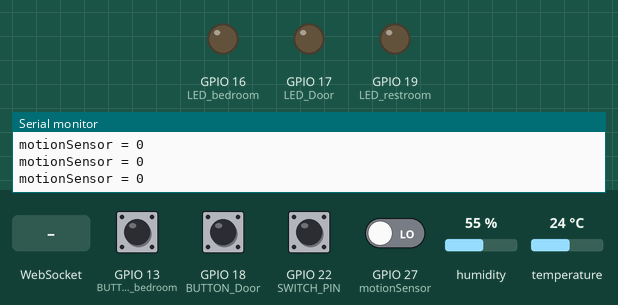
Bench run of a sketch on a simulated ESP32. On the bench: output pins drawn as LEDs (lit = HIGH), the last lines printed to the serial monitor. Dashed ring = blinking. The inputs (shaded band) are chosen by the test bench; at power-on: GPIO 13 (BUTTON_bedroom), GPIO 18 (BUTTON_Door), GPIO 22 (SWITCH_PIN) HIGH, GPIO 27 (motionSensor) LOW, temperature 24 °C, humidity 55 %. WiFi joins after 1.5 s; servers stay silent unless stated.

Above: at 6.7 s.
6.8 s: temperature set to 29.4 °C
8.7 s: temperature set to 30.5 °C
At 10.5 s:
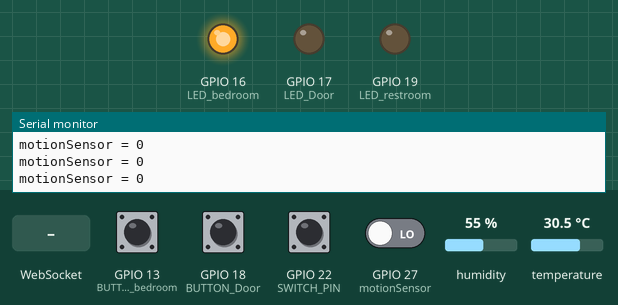
11.0 s: GPIO 27 (motionSensor) driven HIGH
At 11.4 s:
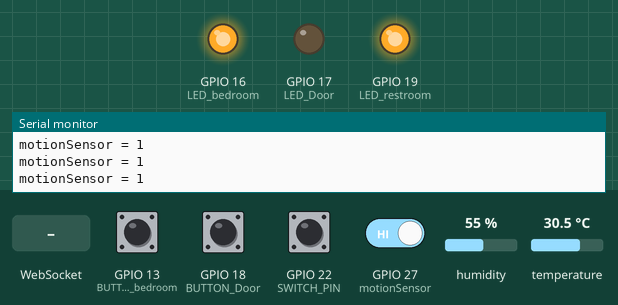
12.5 s: WebSocket text "1" received
At 13.2 s:
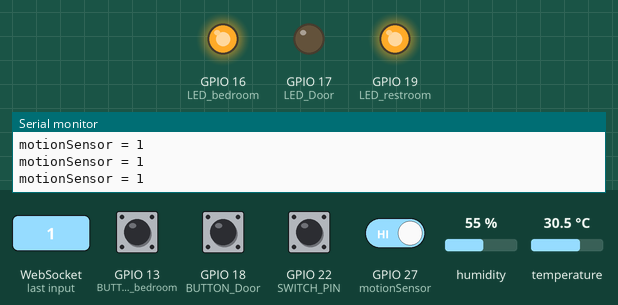
14.0 s: GPIO 18 (BUTTON_Door) pulled LOW for 0.15 s
At 14.07 s:
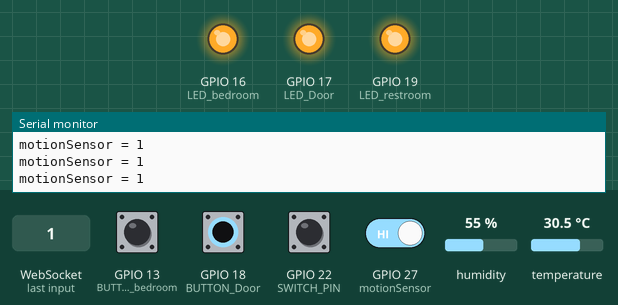
15.6 s: GPIO 13 (BUTTON_bedroom) pulled LOW for 1 s
At 17.3 s:
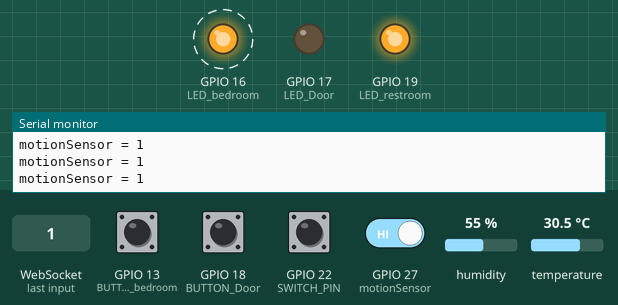
Timing chart, 0 to 18.8 s (numbered marks = the images above; inputs shaded):
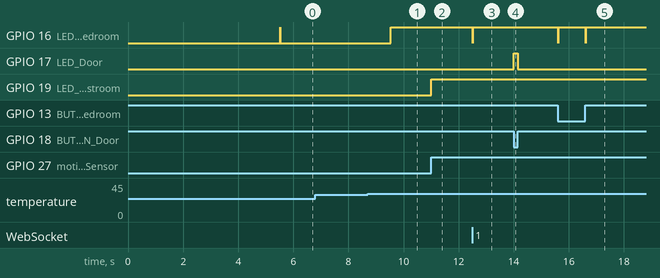

The sketch:

magnetswitch.ino
```cpp
#include "DHT.h"
#include <Arduino.h>
#include <string>
#include <WiFi.h>
#include <WiFiMulti.h>
#include <ArduinoJson.h>
#include <WiFiClientSecure.h>
#include <WebSocketsClient.h>
#define timeSeconds 10
#define SWITCH_PIN 22 // ESP32 pin connected to the reed switch
#define LED_Door 17
#define LED_restroom 19
#define LED_bedroom 16
#define BUTTON_bedroom 13
#define BUTTON_Door 18
#define DHTPIN 4
#define DHTTYPE DHT22
#define motionSensor 27
#define USE_SERIAL Serial
hw_timer_t *timer = NULL;
volatile bool ledState = false;
// variables will change:
WiFiMulti WiFiMulti;
WebSocketsClient webSocket;

int led_state_Door = LOW;   // the current state of LED
int button_state_Door;      // the current state of button
int last_button_state_Door; // the previous state of button
int button_state_bedroom;   // the current state of button
int last_button_state_bedroom;
int switchstate = false;
// the current state of LED
// int button_state_restroom;       // the current state of button
// int last_button_state_restroom;  // the previous state of button
// settle global delay for system
unsigned long previousMillis = 0;
unsigned long previousMillis_restroom = 0;
unsigned long interval = 1000; // interval at which to blink (milliseconds)
unsigned long restroom_interval = 8000;
int led_restroom_state = 0;
float pretemp = 0;
int Flag1 = 99999;
int Flag2 = 99999;
int CurentState1 = 99999;
int CurentState2 = 99999;

int prevValue = 99999;
int prevValue1 = 99999;

// constants won't change :
DHT dht(DHTPIN, DHTTYPE);
unsigned long lastTrigger = 0;
boolean startTimer = false;
boolean motion = false;
void timerIsr()
{
  static unsigned long last_time = millis();
  if (millis() - last_time > 1000)
  {
    last_time = millis();
    webSocket.sendTXT("{\"type\":\"ping\"}\n");
  }
}
void hexdump(const void *mem, uint32_t len, uint8_t cols = 16)
{
  const uint8_t *src = (const uint8_t *)mem;
  USE_SERIAL.printf("\n[HEXDUMP] Address: 0x%08X len: 0x%X (%d)", (ptrdiff_t)src, len, len);
  for (uint32_t i = 0; i < len; i++)
  {
    if (i % cols == 0)
    {
      USE_SERIAL.printf("\n[0x%08X] 0x%08X: ", (ptrdiff_t)src, i);
    }
    USE_SERIAL.printf("%02X ", *src);
    src++;
  }
  USE_SERIAL.printf("\n");
}
void webSocketEvent(WStype_t type, uint8_t *payload, size_t length)
{

  switch (type)
  {
  case WStype_DISCONNECTED:
    USE_SERIAL.printf("[WSc] Disconnected!\n");
    break;
  case WStype_CONNECTED:
    USE_SERIAL.printf("[WSc] Connected to url: %s\n", payload);

    // send message to server when Connected

    break;
  case WStype_TEXT:
  {

    DynamicJsonDocument doc(1024);

    // Deserialize the JSON document
    DeserializationError error = deserializeJson(doc, payload);
    // Test if parsing succeeds.
    if (error)
    {
      Serial.print(F("deserializeJson() failed: "));
      Serial.println(error.f_str());
      return;
    }
    // Fetch values.

    // print all json to test
    // serializeJsonPretty(doc, Serial);
    Serial.println();
    // get type of message
    // get id of message
    const char *id = doc["id"];
    // get device1 of message
    int device1 = doc["device1"];
    // get device2 of message
    int device2 = doc["device2"];
    // get device3 of message
    int device3 = doc["device3"];
    // get device4 of message
    int device4 = doc["device4"];
    // get device5 of message
    int device5 = doc["device5"];
    // get device6 of message
    int device6 = doc["device6"];
    // Serial.println(id);

    // SWITCH_PIN
    if (device1 == 1)
    {
      digitalWrite(LED_Door, HIGH);
      // digitalWrite(SWITCH_PIN, HIGH)
      //  switchstate = true;
      CurentState2 = 1;
    }
    else if (device1 == 0)
    {

      digitalWrite(LED_Door, LOW);
      // digitalWrite(SWITCH_PIN, LOW)
      CurentState2 = 0;
    }

    if (device2 == 1)
    {
      digitalWrite(LED_bedroom, HIGH);
      CurentState1 = 1;
    }
    else if (device2 == 0)
    {
      digitalWrite(LED_bedroom, LOW);
      CurentState1 = 0;
    }
    // send message to server

    // webSocket.sendTXT("message here");
  }

  break;
  case WStype_BIN:
    // // USE_SERIAL.printf("[WSc] get binary length: %u\n", length);
    // // // hexdump(payload, length);

    // // // send data to server
    // // // webSocket.sendBIN(payload, length);
    break;
  case WStype_PING:
    // pong will be send automatically
    USE_SERIAL.printf("[WSc] get ping\n");
    break;
  case WStype_PONG:
    // answer to a ping we send
    USE_SERIAL.printf("[WSc] get pong\n");
    break;
  case WStype_ERROR:
  case WStype_FRAGMENT_TEXT_START:
  case WStype_FRAGMENT_BIN_START:
  case WStype_FRAGMENT:
  case WStype_FRAGMENT_FIN:
    break;
  }
}
// Checks if motion was detected, sets LED HIGH and starts a timer
void IRAM_ATTR detectsMovement()
{
  digitalWrite(LED_restroom, HIGH);
  // webSocket.sendTXT("{ \"type\": \"message\",\"id\": \"gqlck\",\"device3\":1}");
  startTimer = true;
  lastTrigger = millis();
}

void setup()
{
  Serial.begin(115200); // initialize serial communication at 9600 bits per second
  Serial.print("Connecting to WiFi");
  WiFi.begin("36 lau 2", "0345616001");
  while (WiFi.status() != WL_CONNECTED)
  {
    delay(100);
    Serial.print(".");
  }
  Serial.println(" Connected!");
  for (uint8_t t = 4; t > 0; t--)
  {
    USE_SERIAL.printf("[SETUP] BOOT WAIT %d...\n", t);
    USE_SERIAL.flush();
    delay(1000);
  };

  // server address, port and URL
  webSocket.begin("159.223.71.166", 8120, "/", "gqlck");

  // event handler
  webSocket.onEvent(webSocketEvent);

  // use HTTP Basic Authorization this is optional remove if not needed
  // webSocket.setAuthorization("user", "Password");

  // try ever 5000 again if connection has failed
  webSocket.setReconnectInterval(5000);
  // Door setup
  pinMode(SWITCH_PIN, INPUT_PULLUP); // initialize digital pin as an input.
  pinMode(LED_Door, OUTPUT);         // set ESP32 pin to output mode
  pinMode(BUTTON_Door, INPUT_PULLUP);
  button_state_Door = digitalRead(BUTTON_Door);
  // restroom setup
  pinMode(motionSensor, INPUT_PULLUP);
  //  attachInterrupt(digitalPinToInterrupt(motionSensor), detectsMovement, RISING); // Set motionSensor pin as interrupt, assign interrupt function and set RISING mode
  pinMode(LED_restroom, OUTPUT); // set ESP32 pin to output mode
  digitalWrite(LED_restroom, LOW);
  // bed room setup
  dht.begin();
  pinMode(BUTTON_bedroom, INPUT_PULLUP);
  pinMode(LED_bedroom, OUTPUT);
  // timer setup
}
void loop()
{
  // read the state of the reed switch
  float h = dht.readHumidity();
  float T = dht.readTemperature();
  int switchState = digitalRead(SWITCH_PIN);
  delay(10);
  last_button_state_Door = button_state_Door;
  button_state_Door = digitalRead(BUTTON_Door);
  last_button_state_bedroom = button_state_bedroom;
  button_state_bedroom = digitalRead(BUTTON_bedroom);
  unsigned long now = millis();

  // Door scenario
  if (pretemp == 0)
  {
    pretemp = T;
    webSocket.sendTXT("{ \"type\": \"message\",\"id\": \"gqlck\",\"device4\": " + String(T) + "}");
  }
  else if (pretemp != T && pretemp != 0)
  {
    pretemp = T;
    webSocket.sendTXT("{ \"type\": \"message\",\"id\": \"gqlck\",\"device4\": " + String(T) + "}");
  }
  if (Flag1 == 99999)
  {
    Flag1 = switchState;
    webSocket.sendTXT("{ \"type\": \"message\",\"id\": \"gqlck\",\"device5\": " + String(switchState) + "}");
  }
  else if (Flag1 != switchState && Flag1 != 99999)
  {
    Flag1 = switchState;
    webSocket.sendTXT("{ \"type\": \"message\",\"id\": \"gqlck\",\"device5\": " + String(switchState) + "}");
  }
  if (Flag2 == 99999)
  {
    Flag2 = digitalRead(motionSensor);
    webSocket.sendTXT("{ \"type\": \"message\",\"id\": \"gqlck\",\"device6\": " + String(digitalRead(motionSensor)) + "}");
  }
  else if (Flag2 != digitalRead(motionSensor) && Flag2 != 99999)
  {
    Flag2 = digitalRead(motionSensor);
    if (digitalRead(motionSensor) == 1)
    {
      digitalWrite(LED_restroom, HIGH); // turn on LED

      webSocket.sendTXT("{ \"type\": \"message\",\"id\": \"gqlck\",\"device3\":1}");
    }
    else
    {
      digitalWrite(LED_restroom, LOW); // turn on LED

      webSocket.sendTXT("{ \"type\": \"message\",\"id\": \"gqlck\",\"device3\":0}");
    }
    webSocket.sendTXT("{ \"type\": \"message\",\"id\": \"gqlck\",\"device6\": " + String(digitalRead(motionSensor)) + "}");
  }

  // print out the state of motionSensor:
  printf("motionSensor = %d\n", digitalRead(motionSensor));

  //  if (switchState == HIGH || button_state_Door == LOW) { // if door is open or button is pressed
  //
  //    digitalWrite(LED_Door, HIGH); // turn on LED
  //
  //  } else if((switchState == HIGH || button_state_Door == HIGH)) {
  //
  //    digitalWrite(LED_Door, LOW); // turn on LED

  //
  //  }
  //  ///End Door scenario
  //
  //  ///Bedroom scenario
  if (prevValue1 == 99999)
  {
    prevValue1 = digitalRead(BUTTON_Door);
  }
  else if (prevValue1 != digitalRead(BUTTON_Door) && prevValue1 != 99999)
  {
    prevValue1 = digitalRead(BUTTON_Door);
    if (CurentState2 == 0)
    {
      digitalWrite(LED_Door, HIGH);
      webSocket.sendTXT("{ \"type\": \"message\",\"id\": \"gqlck\",\"device1\":1}");
      CurentState2 = 1;
    }
    else if (CurentState2 == 1)
    {
      digitalWrite(LED_Door, LOW);
      webSocket.sendTXT("{ \"type\": \"message\",\"id\": \"gqlck\",\"device1\":0}");
      CurentState2 = 0;
    }
    else if (CurentState2 == 99999)
    {
      digitalWrite(LED_Door, digitalRead(BUTTON_Door));
      webSocket.sendTXT("{ \"type\": \"message\",\"id\": \"gqlck\",\"device1\":" + String(digitalRead(BUTTON_Door)) + "}");
    }
  }
  if (T > 30)
  {
    if (digitalRead(LED_bedroom) == LOW)
    {
      digitalWrite(LED_bedroom, HIGH);
      webSocket.sendTXT("{ \"type\": \"message\",\"id\": \"gqlck\",\"device2\":1}");
      CurentState1 = 1;
    }
  }
  else
  {
    if (digitalRead(LED_bedroom) == HIGH &&  prevValue == 1 && prevValue != 9999)
    {
      digitalWrite(LED_bedroom, LOW);
      webSocket.sendTXT("{ \"type\": \"message\",\"id\": \"gqlck\",\"device2\":0}");
      CurentState1 = 0;
    }
  }
  if (prevValue == 9999)
  {

    prevValue = digitalRead(BUTTON_bedroom);
  }
  else if (prevValue != digitalRead(BUTTON_bedroom) && prevValue != 9999)
  {
    prevValue = digitalRead(BUTTON_bedroom);
    if (CurentState1 == 0)
    {
      digitalWrite(LED_bedroom, HIGH);
      webSocket.sendTXT("{ \"type\": \"message\",\"id\": \"gqlck\",\"device2\":1}");
      CurentState1 = 1;
    }
    else if (CurentState1 == 1)
    {
      digitalWrite(LED_bedroom, LOW);
      webSocket.sendTXT("{ \"type\": \"message\",\"id\": \"gqlck\",\"device2\":0}");
      CurentState1 = 0;
    }
    else if (CurentState1 == 99999)
    {
      digitalWrite(LED_bedroom, digitalRead(BUTTON_bedroom));
      webSocket.sendTXT("{ \"type\": \"message\",\"id\": \"gqlck\",\"device2\":" + String(digitalRead(BUTTON_bedroom)) +"}");
    }
  }
  // if (isnan(h) || isnan(T))
  // {
  //   Serial.println("Failed to read from DHT sensor!");
  //   return;
  // }

  // if ((digitalRead(LED_restroom) == HIGH) && (motion == false))
  // {
  //   Serial.println("MOTION DETECTED!!!");
  //   motion = true;
  // }
  // // Turn off the LED after the number of seconds defined in the timeSeconds variable
  // if (startTimer && (now - lastTrigger > (timeSeconds * 1000)))
  // {
  //   Serial.println("Motion stopped...");
  //   digitalWrite(LED_restroom, LOW);
  //   webSocket.sendTXT("{ \"type\": \"message\",\"id\": \"gqlck\",\"device3\":0}");
  //   startTimer = false;
  //   motion = false;
  // }
  //    webSocket.sendTXT("{ \"type\": \"message\",\"id\": \"s55po\",\"device5\": " + String(switchState)+ "}");
  //    webSocket.sendTXT("{ \"type\": \"message\",\"id\": \"s55po\",\"device6\": " + String(digitalRead(motionSensor))+ "}");
  timerIsr(); //  ping server every 1000 milliseconds
  // webSocket.sendTXT("{\"type\":\"ping\"}\n");
  webSocket.loop();
}
```

Measured:
- the behaviour switches between 30 and 30.1 °C on temperature (found by bisection; images 0 and 1)
- after the input at 8.7 s, GPIO 16 (LED_bedroom): LOW → HIGH after 0.84 s
- after the input at 11.0 s, GPIO 19 (LED_restroom): LOW → HIGH at once
- after the input at 12.5 s, GPIO 16 (LED_bedroom): HIGH → LOW at once, → HIGH 0.01 s later
- after the input at 14.0 s, GPIO 17 (LED_Door): LOW → HIGH at once, → LOW 0.15 s later
- after the input at 15.6 s, GPIO 16 (LED_bedroom): alternates HIGH for 0.99 s and LOW for 0.01 s, 4 changes in all, then stays HIGH, starting at once
